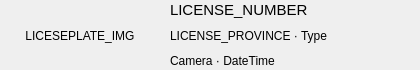
<?xml version="1.0" encoding="UTF-8"?>
<ui version="4.0">
 <class>Frame</class>
 <widget class="QFrame" name="Frame">
  <property name="geometry">
   <rect>
    <x>0</x>
    <y>0</y>
    <width>420</width>
    <height>70</height>
   </rect>
  </property>
  <property name="windowTitle">
   <string>Frame</string>
  </property>
  <widget class="QWidget" name="horizontalLayoutWidget">
   <property name="geometry">
    <rect>
     <x>0</x>
     <y>0</y>
     <width>511</width>
     <height>71</height>
    </rect>
   </property>
   <layout class="QHBoxLayout" name="horizontalLayout">
    <item>
     <widget class="QLabel" name="label">
      <property name="sizePolicy">
       <sizepolicy hsizetype="Fixed" vsizetype="Preferred">
        <horstretch>0</horstretch>
        <verstretch>0</verstretch>
       </sizepolicy>
      </property>
      <property name="minimumSize">
       <size>
        <width>160</width>
        <height>0</height>
       </size>
      </property>
      <property name="text">
       <string>LICESEPLATE_IMG</string>
      </property>
      <property name="alignment">
       <set>Qt::AlignCenter</set>
      </property>
     </widget>
    </item>
    <item>
     <layout class="QVBoxLayout" name="verticalLayout">
      <property name="leftMargin">
       <number>4</number>
      </property>
      <item>
       <widget class="QLabel" name="licenseNumber">
        <property name="font">
         <font>
          <pointsize>11</pointsize>
         </font>
        </property>
        <property name="text">
         <string>LICENSE_NUMBER</string>
        </property>
       </widget>
      </item>
      <item>
       <widget class="QLabel" name="detail1">
        <property name="text">
         <string>LICENSE_PROVINCE · Type</string>
        </property>
       </widget>
      </item>
      <item>
       <widget class="QLabel" name="detail2">
        <property name="text">
         <string>Camera · DateTime</string>
        </property>
       </widget>
      </item>
     </layout>
    </item>
   </layout>
  </widget>
 </widget>
 <resources/>
 <connections/>
</ui>
